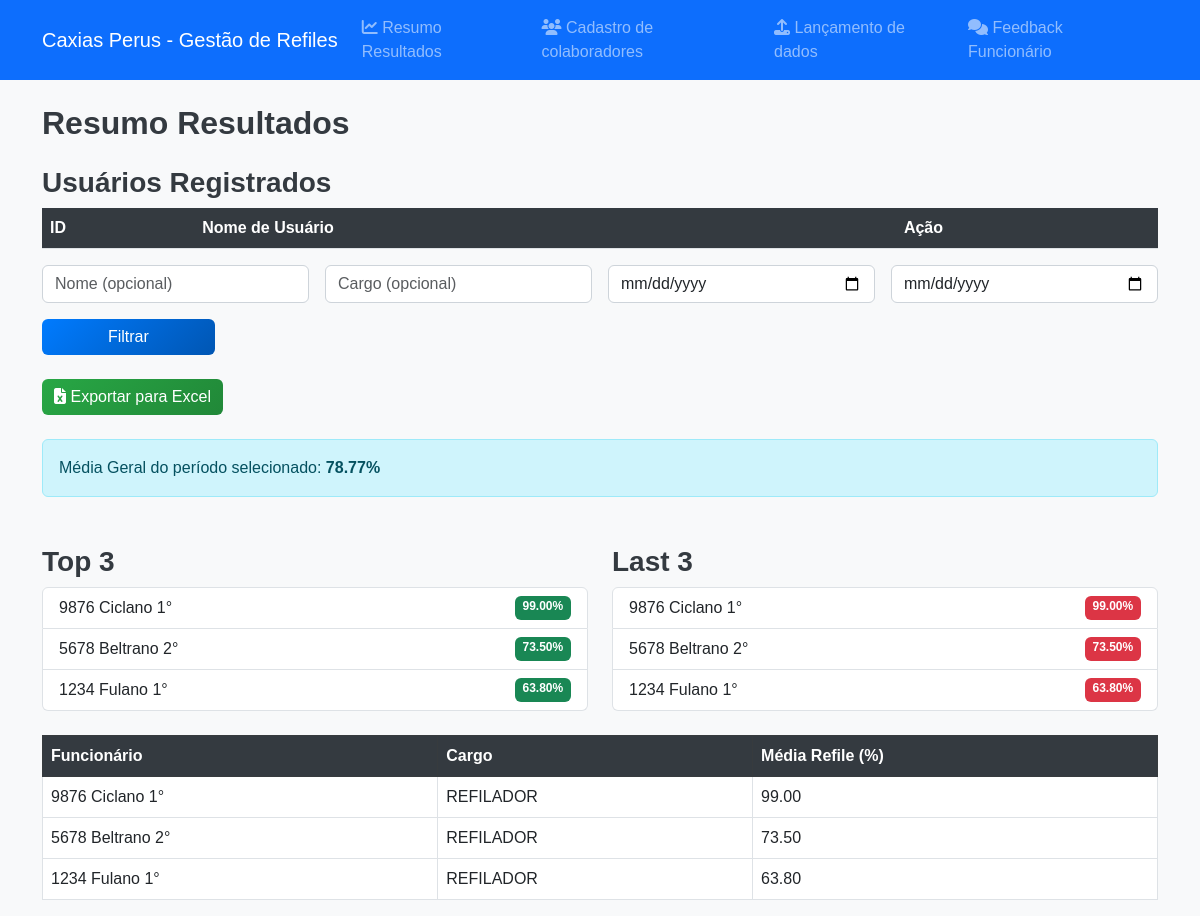
The page / (signed in) on the database as committed earlier.
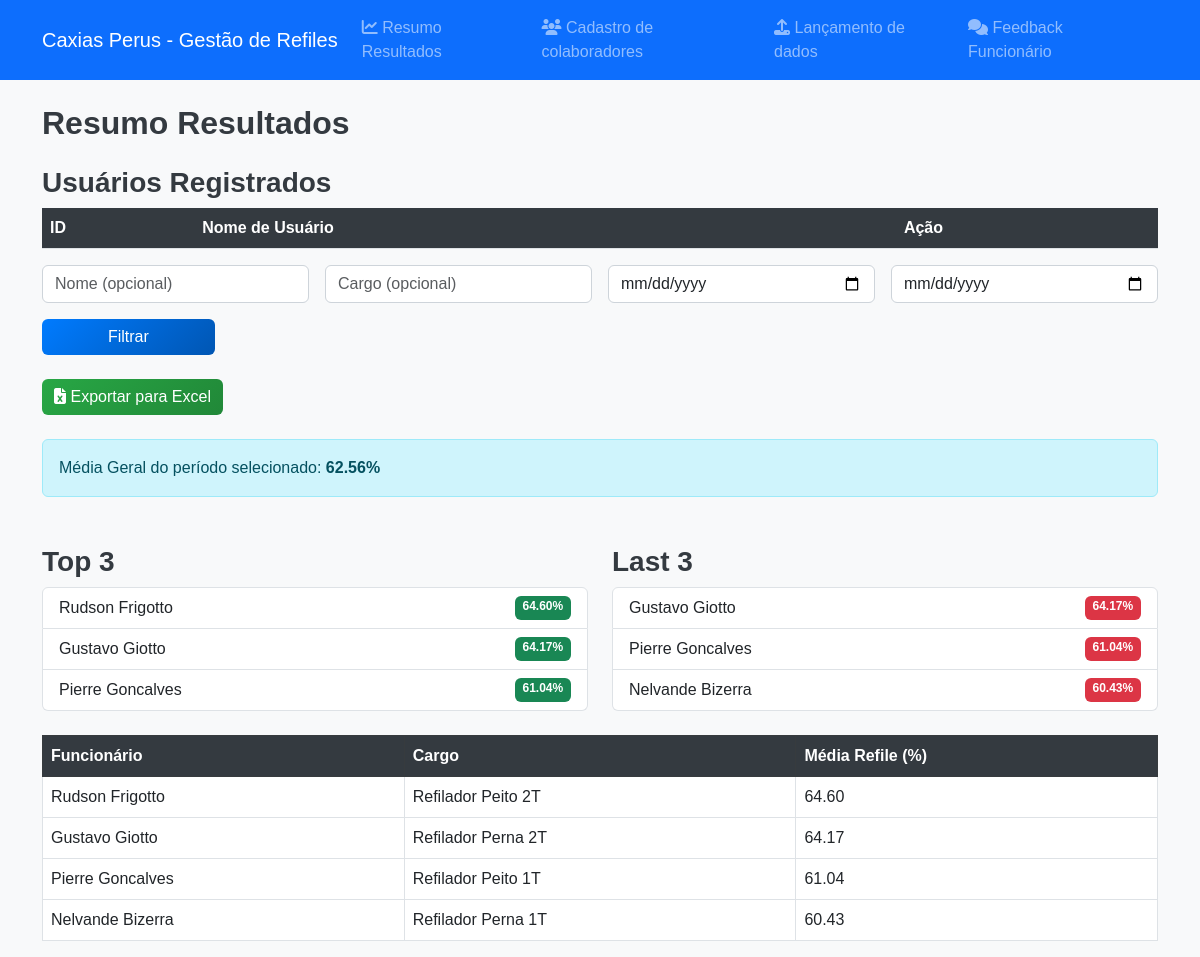
The same page on the database as committed later.
### app/models.py (models this page shows)
class Colaborador(db.Model):
    id = db.Column(db.Integer, primary_key=True)
    nome = db.Column(db.String(100), nullable=False)
    cargo = db.Column(db.String(100), nullable=False)
    importacoes = db.relationship('Importacao', backref='colaborador', cascade='all, delete-orphan')

### app/routes.py (the view)
@main.route('/', methods=['GET'])
def home():
    nome = request.args.get('nome', '').strip()
    cargo = request.args.get('cargo', '').strip()
    data_inicial = request.args.get('data_inicial')
    data_final = request.args.get('data_final')
    ordenar = request.args.get('ordenar', 'desc')  # Ordenação padrão descendente
    query = db.session.query(
        Colaborador.nome,
        Colaborador.cargo,
        func.avg(Importacao.refile).label('media_refile')
    ).join(Importacao).group_by(Colaborador.id)
    if nome:
        query = query.filter(Colaborador.nome.ilike(f"%{nome}%"))
    if cargo:
        query = query.filter(Colaborador.cargo.ilike(f"%{cargo}%"))
    if data_inicial:
        query = query.filter(Importacao.data >= datetime.datetime.strptime(data_inicial, '%Y-%m-%d').date())
    if data_final:
        query = query.filter(Importacao.data <= datetime.datetime.strptime(data_final, '%Y-%m-%d').date())
    if ordenar == 'asc':
        query = query.order_by(func.avg(Importacao.refile).asc())
    else:
        query = query.order_by(func.avg(Importacao.refile).desc())
    medias_colaboradores = query.all()
    if 'user_id' not in session:
        return redirect(url_for('auth.login'))
    media = sum([c.media_refile for c in medias_colaboradores]) / len(medias_colaboradores) if medias_colaboradores else None
    top_3 = medias_colaboradores[:3]
    last_3 = medias_colaboradores[-3:]
    return render_template(
        'home.html',
        medias_colaboradores=medias_colaboradores,
        media=media,
        top_3=top_3,
        last_3=last_3,
        ordenar=ordenar
    )

### app/templates/home.html (shortened to what this page needs)
{% extends 'base.html' %}
{% block content %}
<h2 class="mb-4">Resumo Resultados</h2>
<h3>Usuários Registrados</h3>
<table class="table">
    <thead>
        <tr>
            <th>ID</th>
            <th>Nome de Usuário</th>
            <th>Ação</th>
        </tr>
    </thead>
</table>
<form method="GET" class="row g-3 mb-4">
    <div class="col-md-3">
        <input type="text" name="nome" class="form-control" placeholder="Nome (opcional)" value="{{ request.args.get('nome', '') }}">
    </div>
    <div class="col-md-3">
        <input type="text" name="cargo" class="form-control" placeholder="Cargo (opcional)" value="{{ request.args.get('cargo', '') }}">
    </div>
    <div class="col-md-3">
        <input type="date" name="data_inicial" class="form-control" placeholder="Data Inicial" value="{{ request.args.get('data_inicial', '') }}">
    </div>
    <div class="col-md-3">
        <input type="date" name="data_final" class="form-control" placeholder="Data Final" value="{{ request.args.get('data_final', '') }}">
    </div>
    <div class="col-md-2">
        <button type="submit" class="btn btn-primary w-100">Filtrar</button>
    </div>
</form>
<form method="GET" action="{{ url_for('main.exportar_excel') }}" class="mb-4">
    <button type="submit" class="btn btn-success">
        <i class="fas fa-file-excel"></i> Exportar para Excel
    </button>
</form>
{% if media is not none %}
<p class="alert alert-info">Média Geral do período selecionado: <strong>{{ "%.2f" | format(media) }}%</strong></p>
{% else %}
<p class="alert alert-warning">Nenhum dado encontrado para o período selecionado.</p>
{% endif %}
<div class="row mt-5">
    <div class="col-md-6">
        <h3>Top 3</h3>
        <ul class="list-group">
            {% for item in top_3 %}
            <li class="list-group-item d-flex justify-content-between">
                {{ item.nome }} <span class="badge bg-success">{{ "%.2f" | format(item.media_refile) }}%</span>
            </li>
            {% endfor %}
        </ul>
    </div>
    <div class="col-md-6">
        <h3>Last 3</h3>
        <ul class="list-group">
            {% for item in last_3 %}
            <li class="list-group-item d-flex justify-content-between">
                {{ item.nome }} <span class="badge bg-danger">{{ "%.2f" | format(item.media_refile) }}%</span>
            </li>
            {% endfor %}
        </ul>
    </div>
</div>
<div class="table-responsive">
    <table class="table table-bordered mt-4">
        <thead class="table-dark">
            <tr>
                <th>Funcionário</th>
                <th>Cargo</th>
                <th>Média Refile (%)</th>
            </tr>
        </thead>
        <tbody>
            {% for colaborador in medias_colaboradores %}
            <tr>
                <td>{{ colaborador.nome }}</td>
                <td>{{ colaborador.cargo }}</td>
                <td>{{ "%.2f" | format(colaborador.media_refile) }}</td>
            </tr>
            {% endfor %}
        </tbody>
    </table>
</div>
{% endblock %}

Rows that differ between the two databases and show on the page:
no longer on one of the page's lists (row edited): Colaborador: nome "9876 Ciclano 1°"
added Colaborador: nome "Rudson Frigotto", media_refile "64.60", cargo "Refilador Peito 2T"
changed Colaborador: nome "5678 Beltrano 2°" → "Gustavo Giotto"; media_refile "73.50" → "64.17"; cargo "REFILADOR" → "Refilador Perna 2T"
changed Colaborador: nome "1234 Fulano 1°" → "Pierre Goncalves"; media_refile "63.80" → "61.04"; cargo "REFILADOR" → "Refilador Peito 1T"
changed Colaborador: nome "9876 Ciclano 1°" → "Nelvande Bizerra"; media_refile "99.00" → "60.43"; cargo "REFILADOR" → "Refilador Perna 1T"; moves down the list
Other text that changed with them:
{{ "%.2f" | format(media) }}: "78.77" → "62.56"
